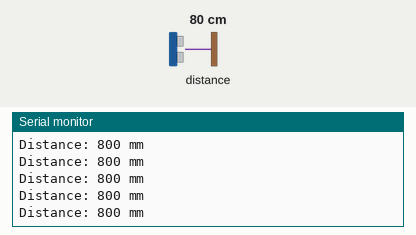
A sketch run on a simulated ESP32. Shown: the last lines printed to the serial monitor. Inputs (shaded band) come from the test bench; at power-on: distance to the obstacle 80 cm.

Above: at 1.2 s.
1.3 s: distance to the obstacle set to 250 cm
At 1.6 s:
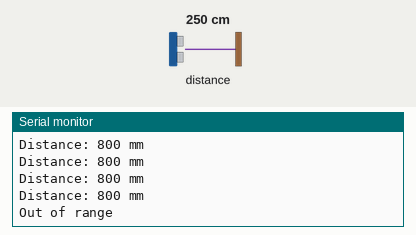
3.3 s: distance to the obstacle set to 2 cm
At 3.47 s:
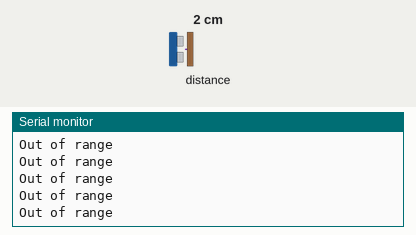

Measured:
- after the input at 1.3 s, the serial monitor: prints a new line after 0.13 s (image 1)

The sketch:

tof_test.ino
```cpp
/*
 * TOF sensor test (VL53L0X) on ESP32 I2C 21/22.
 * Requires Adafruit_VL53L0X library.
 */
#include <Arduino.h>
#include <Wire.h>
#include <Adafruit_VL53L0X.h>

Adafruit_VL53L0X lox = Adafruit_VL53L0X();

void setup(){
  Serial.begin(115200);
  Wire.begin(21,22);
  if(!lox.begin()){
    Serial.println("Failed to find VL53L0X"); while(true) delay(1000);
  }
  Serial.println("VL53L0X started");
}

void loop(){
  VL53L0X_RangingMeasurementData_t measure;
  lox.rangingTest(&measure, false);
  if (measure.RangeStatus != 4) {
    Serial.printf("Distance: %d mm\n", measure.RangeMilliMeter);
  } else {
    Serial.println("Out of range");
  }
  delay(200);
}
```
